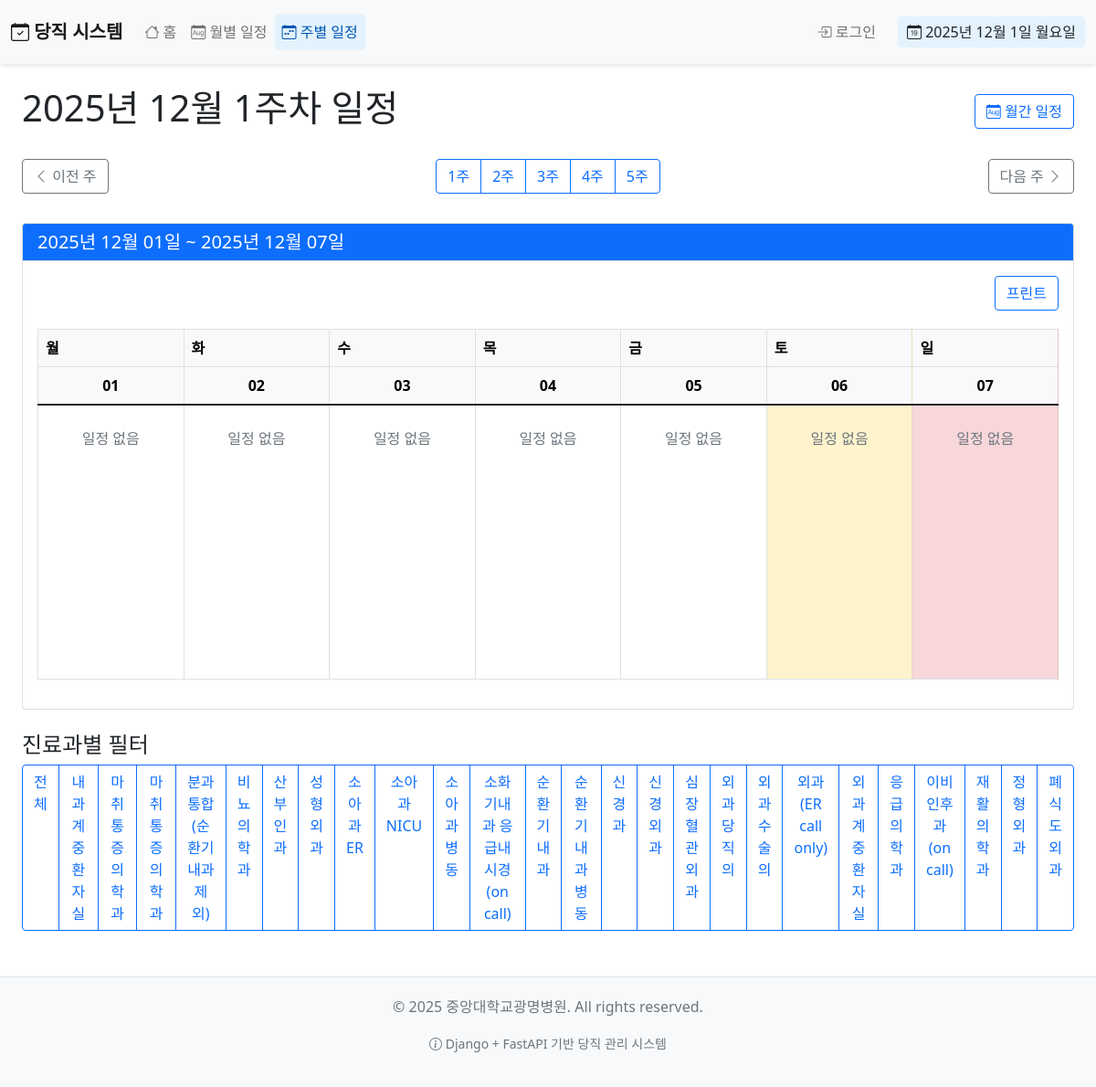
Page /schedule/schedule/2025/12/week/1/ on the earlier database version.
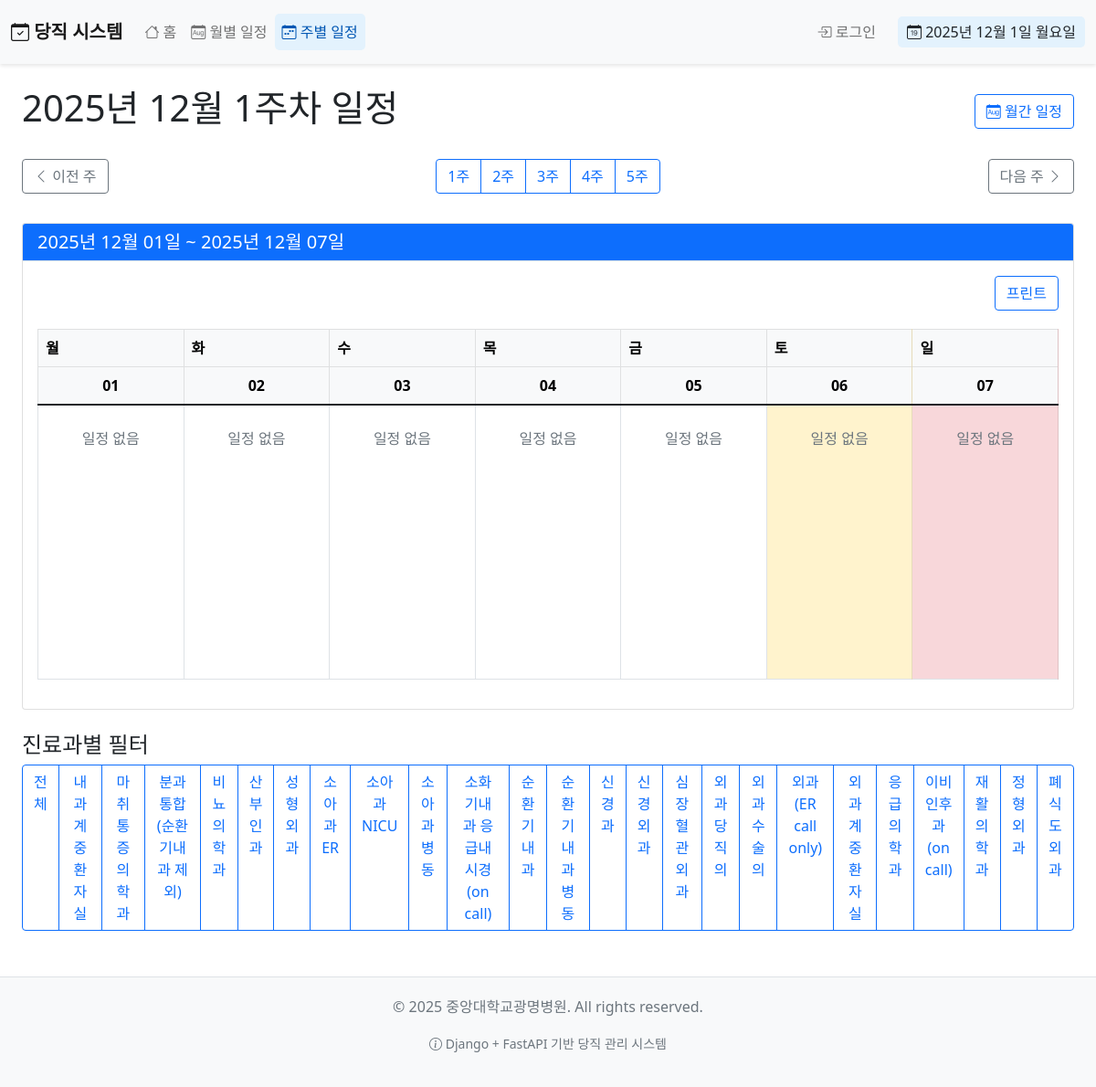
Same page on the later database version.
### schedule/models.py (models this page shows, shortened)
class Department(models.Model):
    DEPARTMENT_CHOICES = [
        ('순환기내과', '순환기내과'),
        ('순환기내과 병동', '순환기내과 병동'),
        ('분과통합(순환기내과 제외)', '분과통합(순환기내과 제외)'),
        ('내과계 중환자실', '내과계 중환자실'),
        ('소화기내과 응급내시경(on call)', '소화기내과 응급내시경(on call)'),
        ('외과(ER call only)', '외과(ER call only)'),
        ('외과 당직의', '외과 당직의'),
        ('외과 수술의', '외과 수술의'),
        ('외과계 중환자실', '외과계 중환자실'),
        ('산부인과', '산부인과'),
        ('소아과 ER', '소아과 ER'),
        ('소아과 병동', '소아과 병동'),
        ('소아과 NICU', '소아과 NICU'),
        ('신경과', '신경과'),
        ('신경외과', '신경외과'),
        ('정형외과', '정형외과'),
        ('재활의학과', '재활의학과'),
        ('성형외과', '성형외과'),
        ('폐식도외과', '폐식도외과'),
        ('심장혈관외과', '심장혈관외과'),
        ('비뇨의학과', '비뇨의학과'),
        ('이비인후과(on call)', '이비인후과(on call)'),
        ('마취통증의학과', '마취통증의학과'),
        ('응급의학과', '응급의학과'),
    ]
    name = models.CharField(max_length=100, verbose_name='부서명', choices=DEPARTMENT_CHOICES)
    class Meta:
        verbose_name = '부서'
        verbose_name_plural = '부서'

### schedule/views.py (the view)
# urls.py: path('schedule/<int:year>/<int:month>/week/<int:week>/', views.ScheduleWeekView.as_view(), name='week_schedule'),
class ScheduleWeekView(ListView):
    model = Schedule
    template_name = 'schedule/week_schedule.html'
    context_object_name = 'schedules'
    def get_queryset(self):
        year = int(self.kwargs.get('year', timezone.now().year))
        month = int(self.kwargs.get('month', timezone.now().month))
        week = int(self.kwargs.get('week', 1))
        first_day = datetime(year, month, 1).date()
        first_monday = first_day - timedelta(days=first_day.weekday())
        start_date = first_monday + timedelta(weeks=week-1)
        end_date = start_date + timedelta(days=6)  # 주의 마지막 날 (일요일)
        return Schedule.objects.filter(date__gte=start_date, date__lte=end_date)
    def get_context_data(self, **kwargs):
        context = super().get_context_data(**kwargs)
        year = int(self.kwargs.get('year', timezone.now().year))
        month = int(self.kwargs.get('month', timezone.now().month))
        week = int(self.kwargs.get('week', 1))
        first_day = datetime(year, month, 1).date()
        first_monday = first_day - timedelta(days=first_day.weekday())
        start_date = first_monday + timedelta(weeks=week-1)
        end_date = start_date + timedelta(days=6)
        if month == 12:
            last_day = datetime(year + 1, 1, 1).date() - timedelta(days=1)
        else:
            last_day = datetime(year, month + 1, 1).date() - timedelta(days=1)
        last_week = ((last_day - first_monday).days // 7) + 1
        schedules_by_date = {}
        current_date = start_date
        while current_date <= end_date:
            schedules_by_date[current_date] = []
            current_date += timedelta(days=1)
        schedules = context['schedules'].select_related('doctor', 'doctor__department', 'work_schedule')
        for schedule in schedules:
            if schedule.date in schedules_by_date:
                schedules_by_date[schedule.date].append(schedule)
        from collections import OrderedDict
        schedules_by_date = OrderedDict(sorted(schedules_by_date.items()))
        for date, schedule_list in schedules_by_date.items():
            schedules_by_date[date] = sorted(schedule_list, key=lambda s: (s.doctor.department.name, s.work_schedule.start_time))
        context['schedules_by_date'] = schedules_by_date
        context['year'] = year
        context['month'] = month
        context['week'] = week
        context['start_date'] = start_date
        context['end_date'] = end_date
        context['last_week'] = last_week
        context['departments'] = Department.objects.all().order_by('name')
        context['weekday_names'] = ['월', '화', '수', '목', '금', '토', '일']
        context['user'] = self.request.user
        prev_week = week - 1
        prev_month = month
        prev_year = year
        next_week = week + 1
        next_month = month
        next_year = year
        if prev_week < 1:
            prev_month = month - 1
            if prev_month < 1:
                prev_month = 12
                prev_year = year - 1
            if prev_month == 12:
                prev_last_day = datetime(prev_year + 1, 1, 1).date() - timedelta(days=1)
            else:
                prev_last_day = datetime(prev_year, prev_month + 1, 1).date() - timedelta(days=1)
            prev_first_day = datetime(prev_year, prev_month, 1).date()
            prev_first_monday = prev_first_day - timedelta(days=prev_first_day.weekday())
            prev_week = ((prev_last_day - prev_first_monday).days // 7) + 1
        if next_week > last_week:
            next_month = month + 1
            if next_month > 12:
                next_month = 1
                next_year = year + 1
            next_week = 1
        context['prev_year'] = prev_year
        context['prev_month'] = prev_month
        context['prev_week'] = prev_week
        context['next_year'] = next_year
        context['next_month'] = next_month
        context['next_week'] = next_week
        return context

### logs/logging_config.py (called while the page is built)
def log_api_request(logger, request_data):
    logger.info(
        "API 요청",
        extra={
            'request_id': request_data.get('request_id'),
            'method': request_data.get('method'),
            'url': request_data.get('url'),
            'ip_address': request_data.get('ip_address'),
            'user_agent': request_data.get('user_agent'),
            'response_time': request_data.get('response_time'),
            'status_code': request_data.get('status_code'),
            'response_size': request_data.get('response_size'),
        }
    )

### schedule/context_processors.py (called while the page is built)
def current_date_processor(request):
    now = timezone.now()
    current_week = (now.day - 1) // 7 + 1
    return {
        'current_year': now.year,
        'current_month': now.month,
        'current_day': now.day,
        'current_week': current_week,
    }

### templates/schedule/week_schedule.html (shortened to what the changed rows need)
{% extends 'base.html' %}
{% block content %}
<div class="container-fluid">
    <div class="d-flex justify-content-between align-items-center mb-4">
        <h1>{{ year }}년 {{ month }}월 {{ week }}주차 일정</h1>
    </div>
    <div class="card">
        <div class="card-body">
            <div class="table-responsive">
                <table class="table table-bordered table-hover">
                    <thead class="table-light">
                        <tr>
                            <th style="width: 14.28%">월</th>
                            <th style="width: 14.28%">화</th>
                            <th style="width: 14.28%">수</th>
                            <th style="width: 14.28%">목</th>
                            <th style="width: 14.28%">금</th>
                            <th style="width: 14.28%" class="table-warning">토</th>
                            <th style="width: 14.28%" class="table-danger">일</th>
                        </tr>
                        <tr>
                            {% for date, schedules in schedules_by_date.items %}
                            <th class="text-center {% if date.weekday == 5 %}table-warning{% elif date.weekday == 6 %}table-danger{% endif %}">
                                {{ date|date:"d" }}
                            </th>
                            {% endfor %}
                        </tr>
                    </thead>
                    <tbody>
                        <tr style="height: 300px;">
                            {% for date, schedules in schedules_by_date.items %}
                            <td class="{% if date.weekday == 5 %}table-warning{% elif date.weekday == 6 %}table-danger{% endif %}" valign="top">
                                <div class="schedule-day">
                                    {% if schedules %}
                                    <div class="list-group">
                                        {% regroup schedules by doctor.department as department_list %}
                                        {% for department_group in department_list %}
                                        <div class="mb-2">
                                            <div class="department-header bg-light py-1 px-2 mb-1 rounded">
                                                <strong>{{ department_group.grouper.name }}</strong>
                                            </div>
                                            {% for schedule in department_group.list %}
                                            <div class="list-group-item list-group-item-action p-2 mb-1">
                                                <div class="d-flex justify-content-between align-items-center">
                                                    <small class="text-primary">{{ schedule.work_schedule.start_time }} - {{ schedule.work_schedule.end_time }}</small>
                                                    {% if schedule.is_on_call %}<span class="badge bg-danger">당직</span>{% endif %}
                                                </div>
                                                <div>
                                                    <strong>{{ schedule.doctor.name }}</strong>
                                                    {% if schedule.note %}
                                                    <small class="text-muted d-block">{{ schedule.note }}</small>
                                                    {% endif %}
                                                    <small class="d-block text-muted">{{ schedule.doctor.phone_number }}</small>
                                                </div>
                                            </div>
                                            {% endfor %}
                                        </div>
                                        {% endfor %}
                                    </div>
                                    {% else %}
                                    <p class="text-muted text-center mt-3">일정 없음</p>
                                    {% endif %}
                                </div>
                            </td>
                            {% endfor %}
                        </tr>
                    </tbody>
                </table>
            </div>
        </div>
    </div>
    <div class="mt-4">
        <div class="btn-group">
            <a href="{% url 'schedule:week_schedule' year=year month=month week=week %}" class="btn btn-outline-primary">전체</a>
            {% for department in departments %}
            <a href="{% url 'schedule:department_schedule' department_id=department.id year=year month=month %}" class="btn btn-outline-{{ department.badge_color|default:'primary' }}">
                {{ department.name }}
            </a>
            {% endfor %}
        </div>
    </div>
</div>
{% endblock %}

Differences in the rows shown:
removed Department: name "마취통증의학과"
